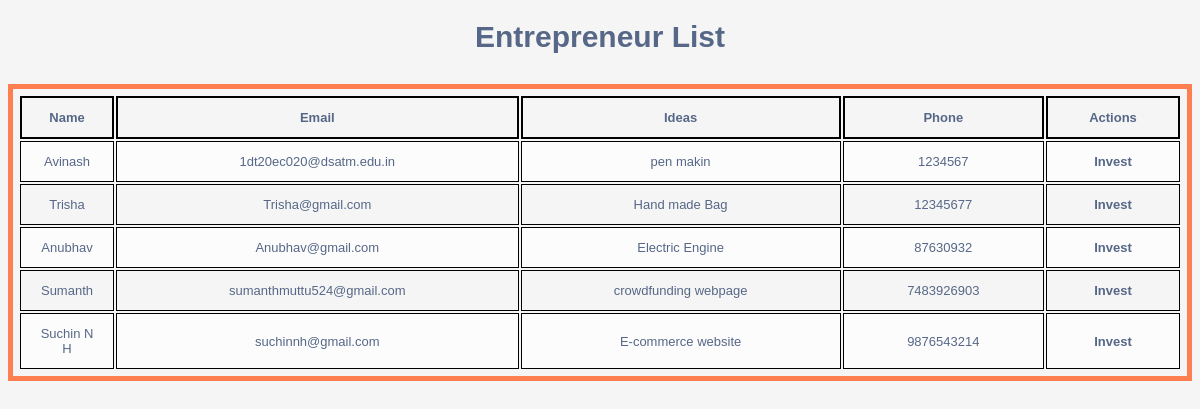
/view, run on the app's committed database.
### gfg1/models.py (models this page shows, shortened)
class Entrepreneur(models.Model):
    name = models.CharField(max_length=200)
    email=models.EmailField(max_length=100)
    ideas = models.TextField()
    phone = models.IntegerField()

### gfg/views.py (the view)
# urls.py: path('view',views.view,name='view'),
def view(request):
    emp = Entrepreneur.objects.all()
    context ={
        'emp':emp
    }
    return render (request,'view.html',context)

### templates/view.html (shortened to what this page needs)
{%load static%}
<!DOCTYPE html>
<html lang="en">
<head>
    <link rel="stylesheet" href="{% static 'css/new1.css' %}">
</head>
<body>
    <h1 style="text-align: center; font-size: 30px;">Entrepreneur List</h1>
<div class="container" style="padding-top: 10px;">
    <div class="table-wrapper; width:100%" >
    <table class="table table-striped table-hover" style="border: 5px solid coral; width: 100%; padding: 5px;">
        <thead >
            <tr>
                <th style ="border: 2px solid black;">Name</th>
                <th style ="border: 2px solid black;">Email</th>
                <th style ="border: 2px solid black;">Ideas</th>
                <th style ="border: 2px solid black;">Phone</th>
                <th style ="border: 2px solid black;">Actions</th>
            </tr>
        </thead>
        <tbody style="border: 2px solid red;">
            {% for i in emp %}
            <tr style="text-align: center; ">
                <td style ="border: 1px solid black;">{{i.name}}</td>
                <td style ="border: 1px solid black;">{{i.email}}</td>
                <td style ="border: 1px solid black;">{{i.ideas}}</td>
                <td style ="border: 1px solid black;">{{i.phone}}</td>
                <td style ="border: 1px solid black;">
                    <a href="/payment">Invest</a>
                </td>
            </tr>
             {% endfor %}
        </tbody>
    </table>
    </div>
</div>
</body>
</html>

### static/css/new1.css (style rules this page uses)
body { color: #566787; background: #f5f5f5; font-family: 'Varela Round', sans-serif; font-size: 13px; }
table.table tr th, table.table tr td { border-color: #e9e9e9; padding: 12px 15px; vertical-align: middle; }
table.table tr th:first-child { width: 60px; }
table.table tr th:last-child { width: 100px; }
table.table-striped tbody tr:nth-of-type(odd) { background-color: #fcfcfc; }
table.table td a { font-weight: bold; color: #566787; display: inline-block; text-decoration: none; outline: none !important; }

### data on the page
Entrepreneur: name "Avinash", email "1dt20ec020@dsatm.edu.in", ideas "pen makin", phone "1234567"
Entrepreneur: name "Trisha", email "Trisha@gmail.com", ideas "Hand made Bag", phone "12345677"
Entrepreneur: name "Anubhav", email "Anubhav@gmail.com", ideas "Electric Engine", phone "87630932"
Entrepreneur: name "Sumanth", email "sumanthmuttu524@gmail.com", ideas "crowdfunding webpage", phone "7483926903"
Entrepreneur: name "Suchin N H", email "suchinnh@gmail.com", ideas "E-commerce website", phone "9876543214"
